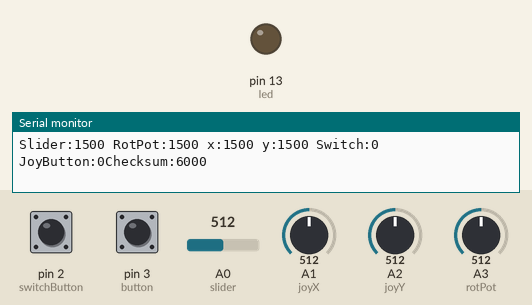
Recording of a sketch running on a simulated Arduino Uno, built with avr-gcc and run on an emulated ATmega328P. Shown: output pins drawn as LEDs (lit = HIGH), the last lines printed to the serial monitor. The inputs (shaded band) are chosen by the test bench; at power-on: pin 2 (switchButton) HIGH, A0 (slider) = 512, A1 (joyX) = 512, A2 (joyY) = 512, A3 (rotPot) = 512, pin 3 (button) LOW.

Above: at 1.2 s.
1.3 s: pin 2 (switchButton) pulled LOW for 1 s
At 2.3 s:
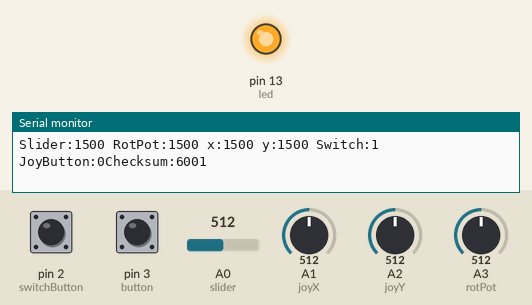
3.8 s: A0 (slider) set to 716
6.8 s: A1 (joyX) set to 716
9.8 s: A2 (joyY) set to 716
12.8 s: A3 (rotPot) set to 716
15.8 s: pin 3 (button) pulled HIGH for 0.15 s
Timing chart, 0 to 18.8 s (numbered marks = the images above; inputs shaded):
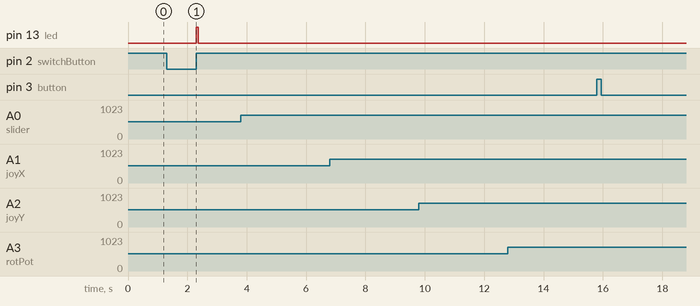

The sketch:

sliderPot.ino
```cpp
//Controller Input

int slider = A0;
int joyX = A1;
int joyY = A2;
int rotPot = A3;
int switchButton = 2;
int button = 3;
int led = 13;
int brightness = 0;
boolean increase = true;
// the setup routine runs once when you press reset:
void setup(){
  Serial.begin(9600);
  pinMode(slider,INPUT);
  pinMode(rotPot,INPUT);
  pinMode(joyX,INPUT);
  pinMode(joyY,INPUT);
  pinMode(switchButton,INPUT);
  pinMode(button,INPUT);
}

// the loop routine runs over and over again forever:
void loop() {
  int sliderInfo = map(analogRead(slider),0,1023,2000,1000);
  int rotPotInfo = map(analogRead(rotPot),0,1023,1000,2000);
  int joyInfo[2] = {map(analogRead(joyX),0,1023,2000,1000),map(analogRead(joyY),0,1023,1000,2000)};
  boolean switchInfo = !digitalRead(switchButton);
  boolean buttonInfo = digitalRead(button);
  int checksum = sliderInfo + rotPotInfo + joyInfo[0] + joyInfo[1] + switchInfo + buttonInfo;
  if(switchInfo){
  analogWrite(led,brightness);
  if(increase){
    brightness+=10;
    if(brightness>=245)
      increase = false;
  }
  else{
    brightness-=10;
    if(brightness<=0)
      increase = true;
  }
  }else{
    digitalWrite(led,LOW);
  }
  Serial.print("Slider:");
  Serial.print(sliderInfo);
  Serial.print(" RotPot:");
  Serial.print(rotPotInfo);
  Serial.print(" x:");
  Serial.print(joyInfo[0]);
  Serial.print(" y:");
  Serial.print(joyInfo[1]);
  Serial.print(" Switch:");
  Serial.print(switchInfo);
  Serial.print(" JoyButton:");
  Serial.print(buttonInfo);
  Serial.print("Checksum:");
  Serial.println(checksum);
  delay(10);
}
```

Measured:
- after the input at 1.3 s, pin 13 (led): LOW → HIGH after 1.0 s, → LOW 0.08 s later
